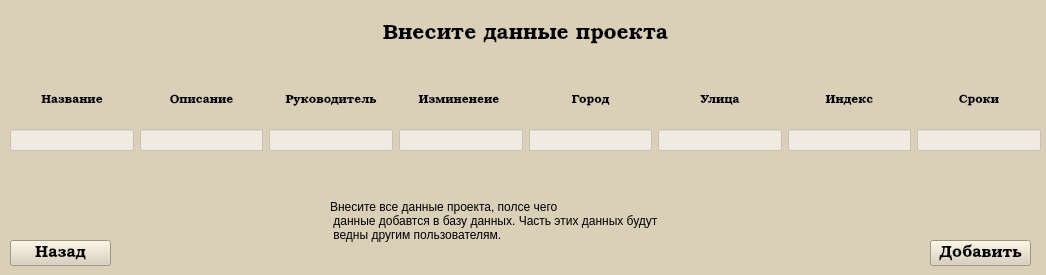
<?xml version="1.0" encoding="UTF-8"?>
<ui version="4.0">
 <class>MainWindow</class>
 <widget class="QMainWindow" name="MainWindow">
  <property name="geometry">
   <rect>
    <x>0</x>
    <y>0</y>
    <width>1046</width>
    <height>275</height>
   </rect>
  </property>
  <property name="windowTitle">
   <string>MainWindow</string>
  </property>
  <property name="styleSheet">
   <string notr="true">background-color: rgb(218, 207, 183);</string>
  </property>
  <widget class="QWidget" name="centralwidget">
   <widget class="QWidget" name="gridLayoutWidget">
    <property name="geometry">
     <rect>
      <x>10</x>
      <y>80</y>
      <width>1031</width>
      <height>71</height>
     </rect>
    </property>
    <layout class="QGridLayout" name="gridLayout">
     <item row="1" column="4">
      <widget class="QLineEdit" name="lineEdit_city">
       <property name="styleSheet">
        <string notr="true">background-color: rgba(255, 255, 255, 148);
</string>
       </property>
      </widget>
     </item>
     <item row="0" column="2">
      <widget class="QLabel" name="label_4">
       <property name="font">
        <font>
         <family>URW Bookman</family>
        </font>
       </property>
       <property name="text">
        <string>&lt;html&gt;&lt;head/&gt;&lt;body&gt;&lt;p align=&quot;center&quot;&gt;Руководитель&lt;/p&gt;&lt;/body&gt;&lt;/html&gt;</string>
       </property>
      </widget>
     </item>
     <item row="0" column="3">
      <widget class="QLabel" name="label_5">
       <property name="font">
        <font>
         <family>URW Bookman</family>
        </font>
       </property>
       <property name="text">
        <string>&lt;html&gt;&lt;head/&gt;&lt;body&gt;&lt;p align=&quot;center&quot;&gt;Изминенеие &lt;/p&gt;&lt;/body&gt;&lt;/html&gt;</string>
       </property>
      </widget>
     </item>
     <item row="1" column="5">
      <widget class="QLineEdit" name="lineEdit_street">
       <property name="styleSheet">
        <string notr="true">background-color: rgba(255, 255, 255, 148);
</string>
       </property>
      </widget>
     </item>
     <item row="1" column="7">
      <widget class="QLineEdit" name="lineEdit_date">
       <property name="styleSheet">
        <string notr="true">background-color: rgba(255, 255, 255, 148);
</string>
       </property>
      </widget>
     </item>
     <item row="1" column="0">
      <widget class="QLineEdit" name="lineEdit_name">
       <property name="styleSheet">
        <string notr="true">background-color: rgba(255, 255, 255, 148);
</string>
       </property>
      </widget>
     </item>
     <item row="0" column="1">
      <widget class="QLabel" name="label_2">
       <property name="font">
        <font>
         <family>URW Bookman</family>
        </font>
       </property>
       <property name="text">
        <string>&lt;html&gt;&lt;head/&gt;&lt;body&gt;&lt;p align=&quot;center&quot;&gt;Описание&lt;/p&gt;&lt;/body&gt;&lt;/html&gt;</string>
       </property>
      </widget>
     </item>
     <item row="0" column="7">
      <widget class="QLabel" name="label_10">
       <property name="font">
        <font>
         <family>URW Bookman</family>
        </font>
       </property>
       <property name="text">
        <string>&lt;html&gt;&lt;head/&gt;&lt;body&gt;&lt;p align=&quot;center&quot;&gt;Сроки&lt;/p&gt;&lt;/body&gt;&lt;/html&gt;</string>
       </property>
      </widget>
     </item>
     <item row="0" column="4">
      <widget class="QLabel" name="label_3">
       <property name="font">
        <font>
         <family>URW Bookman</family>
        </font>
       </property>
       <property name="text">
        <string>&lt;html&gt;&lt;head/&gt;&lt;body&gt;&lt;p align=&quot;center&quot;&gt;Город&lt;/p&gt;&lt;/body&gt;&lt;/html&gt;</string>
       </property>
      </widget>
     </item>
     <item row="1" column="6">
      <widget class="QLineEdit" name="lineEdit_index">
       <property name="styleSheet">
        <string notr="true">background-color: rgba(255, 255, 255, 148);
</string>
       </property>
      </widget>
     </item>
     <item row="0" column="6">
      <widget class="QLabel" name="label_8">
       <property name="font">
        <font>
         <family>URW Bookman</family>
        </font>
       </property>
       <property name="text">
        <string>&lt;html&gt;&lt;head/&gt;&lt;body&gt;&lt;p align=&quot;center&quot;&gt;Индекс&lt;/p&gt;&lt;/body&gt;&lt;/html&gt;</string>
       </property>
      </widget>
     </item>
     <item row="0" column="5">
      <widget class="QLabel" name="label_7">
       <property name="font">
        <font>
         <family>URW Bookman</family>
        </font>
       </property>
       <property name="text">
        <string>&lt;html&gt;&lt;head/&gt;&lt;body&gt;&lt;p align=&quot;center&quot;&gt;Улица&lt;/p&gt;&lt;/body&gt;&lt;/html&gt;</string>
       </property>
      </widget>
     </item>
     <item row="1" column="3">
      <widget class="QLineEdit" name="lineEdit_change">
       <property name="styleSheet">
        <string notr="true">background-color: rgba(255, 255, 255, 148);
</string>
       </property>
      </widget>
     </item>
     <item row="1" column="1">
      <widget class="QLineEdit" name="lineEdit_text">
       <property name="styleSheet">
        <string notr="true">background-color: rgba(255, 255, 255, 148);
</string>
       </property>
      </widget>
     </item>
     <item row="0" column="0">
      <widget class="QLabel" name="label">
       <property name="font">
        <font>
         <family>URW Bookman</family>
        </font>
       </property>
       <property name="text">
        <string>&lt;html&gt;&lt;head/&gt;&lt;body&gt;&lt;p align=&quot;center&quot;&gt;Название&lt;/p&gt;&lt;/body&gt;&lt;/html&gt;</string>
       </property>
      </widget>
     </item>
     <item row="1" column="2">
      <widget class="QLineEdit" name="lineEdit_director">
       <property name="styleSheet">
        <string notr="true">background-color: rgba(255, 255, 255, 148);
</string>
       </property>
      </widget>
     </item>
    </layout>
   </widget>
   <widget class="QPushButton" name="pushButton_dobav">
    <property name="geometry">
     <rect>
      <x>930</x>
      <y>240</y>
      <width>101</width>
      <height>26</height>
     </rect>
    </property>
    <property name="font">
     <font>
      <family>URW Bookman</family>
      <pointsize>12</pointsize>
     </font>
    </property>
    <property name="text">
     <string>Добавить</string>
    </property>
   </widget>
   <widget class="QPushButton" name="pushButton_Exit">
    <property name="geometry">
     <rect>
      <x>10</x>
      <y>240</y>
      <width>101</width>
      <height>26</height>
     </rect>
    </property>
    <property name="font">
     <font>
      <family>URW Bookman</family>
      <pointsize>12</pointsize>
     </font>
    </property>
    <property name="text">
     <string>Назад</string>
    </property>
   </widget>
   <widget class="QLabel" name="label_9">
    <property name="geometry">
     <rect>
      <x>340</x>
      <y>10</y>
      <width>371</width>
      <height>51</height>
     </rect>
    </property>
    <property name="font">
     <font>
      <family>URW Bookman</family>
      <pointsize>16</pointsize>
     </font>
    </property>
    <property name="text">
     <string>&lt;html&gt;&lt;head/&gt;&lt;body&gt;&lt;p align=&quot;center&quot;&gt;Внесите данные проекта&lt;/p&gt;&lt;/body&gt;&lt;/html&gt;</string>
    </property>
   </widget>
   <widget class="QLabel" name="label_11">
    <property name="geometry">
     <rect>
      <x>330</x>
      <y>170</y>
      <width>481</width>
      <height>101</height>
     </rect>
    </property>
    <property name="styleSheet">
     <string notr="true">font: 25 12pt &quot;URW Bookman&quot;;</string>
    </property>
    <property name="text">
     <string>Внесите все данные проекта, полсе чего
 данные добавтся в базу данных. Часть этих данных будут
 ведны другим пользователям.</string>
    </property>
   </widget>
  </widget>
 </widget>
 <resources/>
 <connections/>
</ui>
